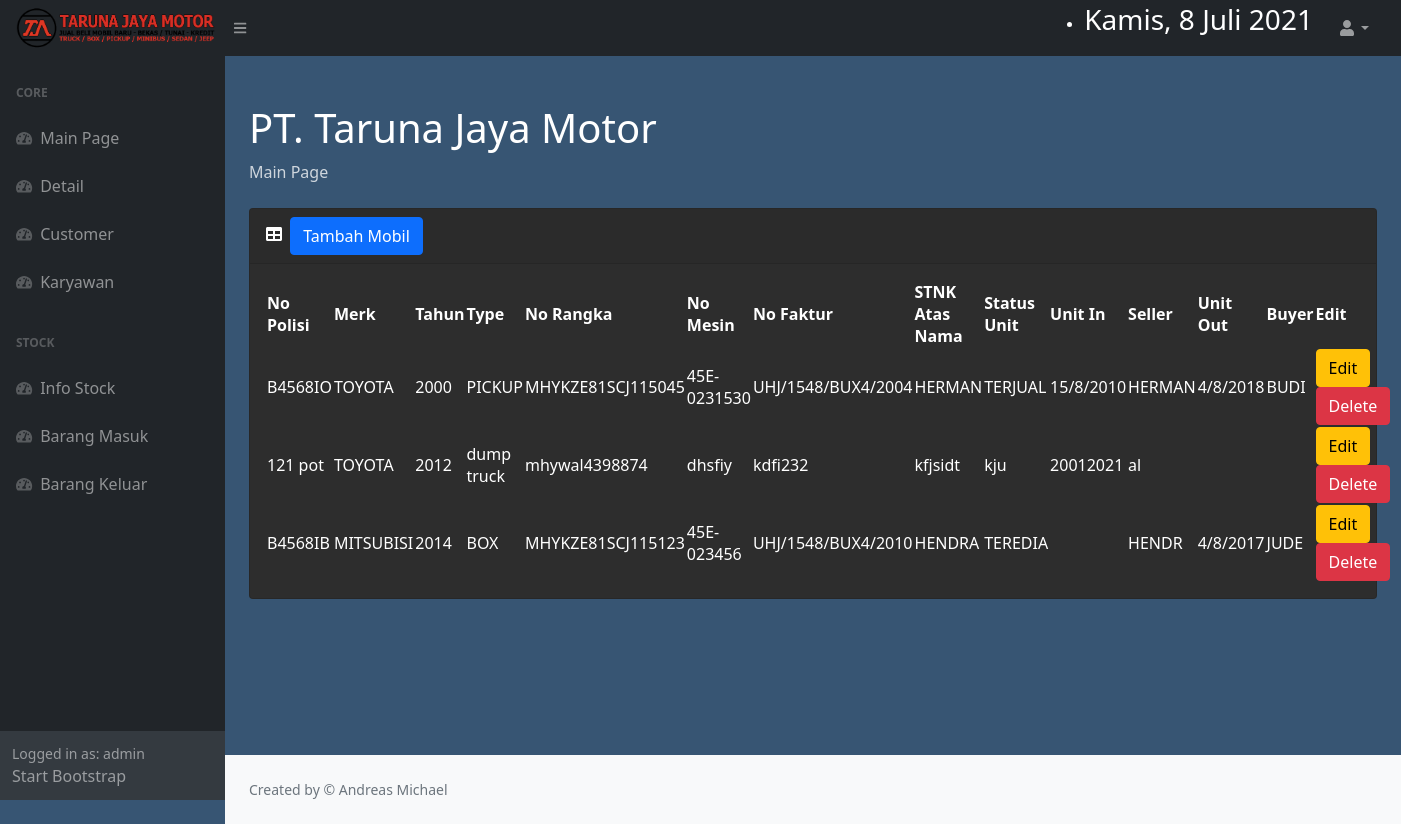
/TJM/index.php (signed in), run on the app's committed database.
### tables this page shows
CREATE TABLE `info` (
  `idmobil` int(11) NOT NULL,
  `no_polisi` varchar(11) NOT NULL,
  `merk` varchar(50) NOT NULL,
  `type` varchar(50) NOT NULL,
  `tahun` int(11) NOT NULL,
  `no_rangka` varchar(20) NOT NULL,
  `no_mesin` varchar(50) NOT NULL,
  `no_faktur` varchar(50) NOT NULL,
  `stnk_atasnama` varchar(50) NOT NULL,
  `status_unit` varchar(50) NOT NULL,
  `unitin` varchar(50) NOT NULL,
  `seller` varchar(50) NOT NULL,
  `unitout` varchar(50) NOT NULL,
  `buyer` varchar(50) NOT NULL
);

### TJM/index.php (the view, shortened to what this page needs)
<?php
require 'function.php';
?>
<!DOCTYPE html>
<html lang="en">
    <head>
        <link href="https://cdn.jsdelivr.net/npm/simple-datatables@latest/dist/style.css" rel="stylesheet" />
        <link href="css/styles.css" rel="stylesheet" />
    </head>
    <body class="sb-nav-fixed">
        <nav class="sb-topnav navbar navbar-expand navbar-dark bg-dark">
            <a class="navbar-brand ps-3" href="index.php" >
            <img src="logo_tjm.png" width="200px"\></a>
            <button class="btn btn-link btn-sm order-1 order-lg-0 me-4 me-lg-0" id="sidebarToggle" href="#!"><i class="fas fa-bars"></i></button>
            <form class="d-none d-md-inline-block form-inline ms-auto me-0 me-md-3 my-2 my-md-0">
            <div class="small">
                        <ul class="notification-area pull-right">
                            <li><h3><div class="date">
						</b></div></h3>
						</li>
                        </ul>
                    </div>
            </form>
            <ul class="navbar-nav ms-auto ms-md-0 me-3 me-lg-4">
                <li class="nav-item dropdown">
                    <a class="nav-link dropdown-toggle" id="navbarDropdown" href="#" role="button" data-bs-toggle="dropdown" aria-expanded="false"><i class="fas fa-user fa-fw"></i></a>
                </li>
            </ul>
        </nav>
        <div id="layoutSidenav">
            <div id="layoutSidenav_nav">
                <nav class="sb-sidenav accordion sb-sidenav-dark" id="sidenavAccordion">
                    <div class="sb-sidenav-menu">
                        <div class="nav">
                            <div class="sb-sidenav-menu-heading">Core</div>
                            <a class="nav-link" href="index.php">
                                <div class="sb-nav-link-icon"><i class="fas fa-tachometer-alt"></i></div>
                                Main Page
                            </a>
                            <a class="nav-link" href="detail.php">
                                <div class="sb-nav-link-icon"><i class="fas fa-tachometer-alt"></i></div>
                                Detail
                            </a>
                            <a class="nav-link" href="customer.php">
                                <div class="sb-nav-link-icon"><i class="fas fa-tachometer-alt"></i></div>
                                Customer
                            </a>
                            <a class="nav-link" href="infokaryawan.php">
                                <div class="sb-nav-link-icon"><i class="fas fa-tachometer-alt"></i></div>
                                Karyawan
                            </a>
                            <div class="sb-sidenav-menu-heading">Stock</div>
                            <a class="nav-link" href="stock.php">
                                <div class="sb-nav-link-icon"><i class="fas fa-tachometer-alt"></i></div>
                                Info Stock
                            </a>
                            <a class="nav-link" href="detail.php">
                                <div class="sb-nav-link-icon"><i class="fas fa-tachometer-alt"></i></div>
                                Barang Masuk
                            </a>
                            <a class="nav-link" href="customer.php">
                                <div class="sb-nav-link-icon"><i class="fas fa-tachometer-alt"></i></div>
                                Barang Keluar
                            </a>
                        </div>
                    </div>
                    <div class="sb-sidenav-footer">
                        <div class="small">Logged in as: <?=$_SESSION['username'];?></div>
                        Start Bootstrap
                    </div>
                </nav>
            </div>
            <div id="layoutSidenav_content">
                <main>
                    <div class="container-fluid px-4">
                        <h1 class="mt-4">PT. Taruna Jaya Motor</h1>
                        <ol class="breadcrumb mb-4">
                            <li class="breadcrumb-item active">Main Page</li>
                        </ol>
                        <div class="card mb-4">
                            <div class="card-header">
                                <i class="fas fa-table me-1"></i>
                                    <button type="button" class="btn btn-primary" data-toggle="modal" data-target="#myModal">
                                        Tambah Mobil
                                    </button>
                            </div>
                            <div class="card-body">
                                <table id="datatablesSimple">
                                    <thead>
                                        <tr>
                                            <th>No Polisi</th>
                                            <th>Merk</th>
                                            <th>Tahun</th>
                                            <th>Type</th>
                                            <th>No Rangka</th>
                                            <th>No Mesin</th>
                                            <th>No Faktur</th>
                                            <th>STNK Atas Nama</th>
                                            <th>Status Unit</th>
                                            <th>Unit In</th>
                                            <th>Seller</th>
                                            <th>Unit Out</th>
                                            <th>Buyer</th>
                                            <th>Edit</th>
                                        </tr>
                                    </thead>
                                    <tbody>
                                    <?php
                                        $ambilsemuadata = mysqli_query($conn,"select * from info");
                                        while($data=mysqli_fetch_array($ambilsemuadata)){
                                            $nopolisi = $data['no_polisi'];
                                            $merk = $data['merk'];
                                            $type = $data['type'];
                                            $tahun = $data['tahun'];
                                            $norangka = $data['no_rangka'];
                                            $nomesin = $data['no_mesin'];
                                            $nofaktur = $data['no_faktur'];
                                            $stnk = $data['stnk_atasnama'];
                                            $status = $data['status_unit'];
                                            $unitin = $data['unitin'];
                                            $seller = $data['seller'];
                                            $unitout = $data['unitout'];
                                            $buyer = $data['buyer'];
                                            $idm = $data['idmobil'];
                                    ?>
                                        <tr>
                                            <td><?=$nopolisi;?></td>
                                            <td><?=$merk;?></td>
                                            <td><?=$tahun;?></td>
                                            <td><?=$type;?></td>
                                            <td><?=$norangka;?></td>
                                            <td><?=$nomesin;?></td>
                                            <td><?=$nofaktur;?></td>
                                            <td><?=$stnk;?></td>
                                            <td><?=$status;?></td>
                                            <td><?=$unitin;?></td>
                                            <td><?=$seller;?></td>
                                            <td><?=$unitout;?></td>
                                            <td><?=$buyer;?></td>
                                            <td>
                                                <button type="button" class="btn btn-warning" data-toggle="modal" data-target="#edit<?=$idm;?>">
                                                    Edit
                                                </button>
                                                <button type="button" class="btn btn-danger" data-toggle="modal" data-target="#delete<?=$idm;?>">
                                                    Delete
                                                </button>
                                            </td>
                                        </tr>
                                        <?php
                                        };
                                    ?>
                                    </tbody>
                                </table>
                            </div>
                        </div>
                    </div>
                </main>
                <footer class="py-4 bg-light mt-auto">
                    <div class="container-fluid px-4">
                        <div class="d-flex align-items-center justify-content-between small">
                            <div class="text-muted">Created by &copy; Andreas Michael</div>
                        </div>
                    </div>
                </footer>
            </div>
        </div>
    </body>
</html>

### data on the page
info: no_polisi "B4568IO", merk "TOYOTA", tahun "2000", type "PICKUP", no_rangka "MHYKZE81SCJ115045", no_mesin "45E-0231530", no_faktur "UHJ/1548/BUX4/2004", stnk_atasnama "HERMAN", status_unit "TERJUAL", unitin "15/8/2010", seller "HERMAN", unitout "4/8/2018", buyer "BUDI"
info: no_polisi "121 pot", merk "TOYOTA", tahun "2012", type "dump truck", no_rangka "mhywal4398874", no_mesin "dhsfiy", no_faktur "kdfi232", stnk_atasnama "kfjsidt", status_unit "kju", unitin "20012021", seller "al"
info: no_polisi "B4568IB", merk "MITSUBISI", tahun "2014", type "BOX", no_rangka "MHYKZE81SCJ115123", no_mesin "45E-023456", no_faktur "UHJ/1548/BUX4/2010", stnk_atasnama "HENDRA", status_unit "TEREDIA", seller "HENDR", unitout "4/8/2017", buyer "JUDE"

### other printed values
$_SESSION['username'] "admin"
